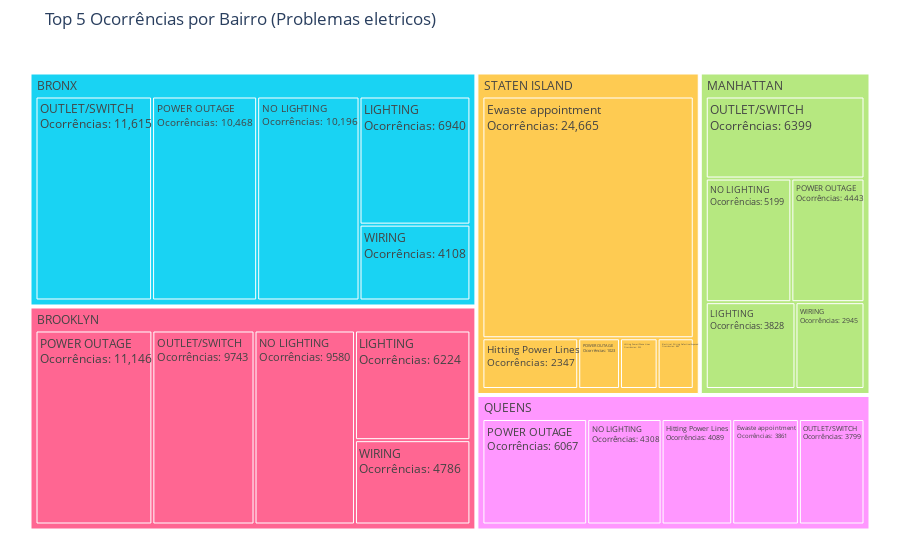

The cell this chart's notebook holds for it:
### Markdown cell above
#### Ocorrências eletricas

### Code cell
occurrences_by_borough = ocu_borough_ele.groupby(['borough', 'descriptor']).size().reset_index(name='count')

# Selecionar os 5 casos mais frequentes por bairro
top_occurrences = occurrences_by_borough.groupby('borough').apply(lambda x: x.nlargest(5, 'count')).reset_index(drop=True)

# Criar Tree Map
fig = px.treemap(
    top_occurrences, 
    path=['borough', 'descriptor'],  # Agrupamento por Bairro e Tipo de Ocorrência
    values='count', 
    color='borough',  # Diferenciar bairros por cor
    title="Top 5 Ocorrências por Bairro (Problemas eletricos)",
    color_discrete_map={'Brooklyn': 'blue', 'Manhattan': 'red', 'Queens': 'green', 'Bronx': 'purple', 'Staten Island': 'orange'}
)

# Adicionar valores dentro dos blocos
fig.update_traces(texttemplate='%{label}<br>Ocorrências: %{value}', textfont_size=12)

# Ajustar layout para melhor visualização
fig.update_layout(margin=dict(t=50, l=25, r=25, b=25))

# Exibir gráfico interativo
fig.show()

### Figure 1 — Plotly figure (JSON) as saved in the notebook; plotly's stock layout.template omitted (floating-point values rounded to 4 significant figures)
{"data": [{"branchvalues": "total", "customdata": [["BRONX"], ["BRONX"], ["BRONX"], ["BRONX"], ["BRONX"], ["BRONX"], ["BROOKLYN"], ["BROOKLYN"], ["BROOKLYN"], ["BROOKLYN"], ["BROOKLYN"], ["BROOKLYN"], ["MANHATTAN"], ["MANHATTAN"], ["MANHATTAN"], ["MANHATTAN"], ["MANHATTAN"], ["MANHATTAN"], ["QUEENS"], ["QUEENS"], ["QUEENS"], ["QUEENS"], ["QUEENS"], ["QUEENS"], ["STATEN ISLAND"], ["STATEN ISLAND"], ["STATEN ISLAND"], ["STATEN ISLAND"], ["STATEN ISLAND"], ["STATEN ISLAND"]], "domain": {"x": [0, 1], "y": [0, 1]}, "hovertemplate": "labels=%{label}<br>count=%{value}<br>parent=%{parent}<br>id=%{id}<br>borough=%{customdata[0]}<extra></extra>", "ids": ["BRONX/OUTLET/SWITCH", "BRONX/POWER OUTAGE", "BRONX/NO LIGHTING", "BRONX/LIGHTING", "BRONX/WIRING", "BRONX", "BROOKLYN/POWER OUTAGE", "BROOKLYN/OUTLET/SWITCH", "BROOKLYN/NO LIGHTING", "BROOKLYN/LIGHTING", "BROOKLYN/WIRING", "BROOKLYN", "MANHATTAN", "MANHATTAN/WIRING", "MANHATTAN/POWER OUTAGE", "MANHATTAN/NO LIGHTING", "MANHATTAN/OUTLET/SWITCH", "MANHATTAN/LIGHTING", "QUEENS", "QUEENS/POWER OUTAGE", "QUEENS/NO LIGHTING", "QUEENS/Hitting Power Lines", "QUEENS/Ewaste appointment", "QUEENS/OUTLET/SWITCH", "STATEN ISLAND/Ewaste appointment", "STATEN ISLAND/Hitting Power Lines", "STATEN ISLAND/POWER OUTAGE", "STATEN ISLAND/Hitting Power/Phone Lines", "STATEN ISLAND/Electrical Wiring Defective/Exposed", "STATEN ISLAND"], "labels": ["OUTLET/SWITCH", "POWER OUTAGE", "NO LIGHTING", "LIGHTING", "WIRING", "BRONX", "POWER OUTAGE", "OUTLET/SWITCH", "NO LIGHTING", "LIGHTING", "WIRING", "BROOKLYN", "MANHATTAN", "WIRING", "POWER OUTAGE", "NO LIGHTING", "OUTLET/SWITCH", "LIGHTING", "QUEENS", "POWER OUTAGE", "NO LIGHTING", "Hitting Power Lines", "Ewaste appointment", "OUTLET/SWITCH", "Ewaste appointment", "Hitting Power Lines", "POWER OUTAGE", "Hitting Power/Phone Lines", "Electrical Wiring Defective/Exposed", "STATEN ISLAND"], "marker": {"colors": ["#19d3f3", "#19d3f3", "#19d3f3", "#19d3f3", "#19d3f3", "#19d3f3", "#FF6692", "#FF6692", "#FF6692", "#FF6692", "#FF6692", "#FF6692", "#B6E880", "#B6E880", "#B6E880", "#B6E880", "#B6E880", "#B6E880", "#FF97FF", "#FF97FF", "#FF97FF", "#FF97FF", "#FF97FF", "#FF97FF", "#FECB52", "#FECB52", "#FECB52", "#FECB52", "#FECB52", "#FECB52"]}, "name": "", "parents": ["BRONX", "BRONX", "BRONX", "BRONX", "BRONX", "", "BROOKLYN", "BROOKLYN", "BROOKLYN", "BROOKLYN", "BROOKLYN", "", "", "MANHATTAN", "MANHATTAN", "MANHATTAN", "MANHATTAN", "MANHATTAN", "", "QUEENS", "QUEENS", "QUEENS", "QUEENS", "QUEENS", "STATEN ISLAND", "STATEN ISLAND", "STATEN ISLAND", "STATEN ISLAND", "STATEN ISLAND", ""], "textfont": {"size": 12}, "texttemplate": "%{label}<br>Ocorrências: %{value}", "type": "treemap", "values": [11620.0, 10470.0, 10200.0, 6940.0, 4108.0, 43330.0, 11150.0, 9743.0, 9580.0, 6224.0, 4786.0, 41480.0, 22810.0, 2945.0, 4443.0, 5199.0, 6399.0, 3828.0, 22120.0, 6067.0, 4308.0, 4089.0, 3861.0, 3799.0, 24660.0, 2347.0, 1023.0, 922.0, 885.0, 29840.0]}], "layout": {"legend": {"tracegroupgap": 0}, "margin": {"b": 25, "l": 25, "r": 25, "t": 50}, "title": {"text": "Top 5 Ocorrências por Bairro (Problemas eletricos)"}}}
